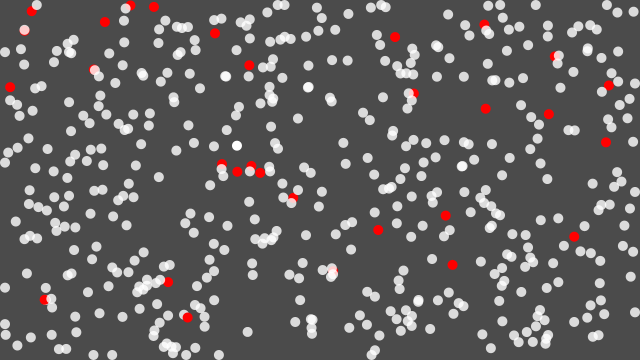
Frame 1 (no input)
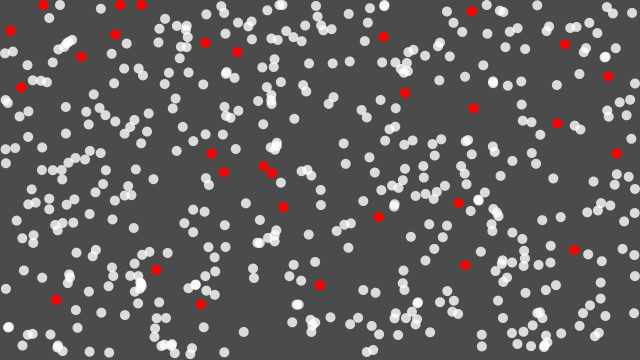
Frame 60 (the mouse pressed at the canvas centre just before this capture)
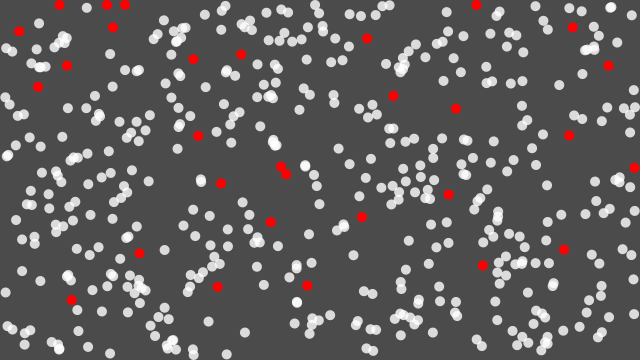
Frame 120 (the mouse held since frame 60 and released just before this capture)

The Processing sketch that drew these frames (run headless with seeded random() and noise(); from frame 60 on, the mouse is pressed at the canvas centre):

// Processing sketch: processing_130258
// ── processing_130258.pde

int numBalls = 500;
int numPreds = 30;
float spring = 0.05;
float gravity = 0.03;
float friction = -0.9;
float rand=0;
float dir=0;
int countb=0;
int countp=0;
int killcount=0;
int sgn(float f) {
  if (f > 0) return 1;
  if (f < 0) return -1;
  return 0;
} 

Animal[] prey = new Animal[numBalls];
Animal[] preds = new Animal[numPreds];

void setup() {
  size(640, 360);
    for (int i = 0; i < numPreds; i++) {
    preds[i] = new Animal(false, random(width), random(height), 10, i, preds);
  }
  for (int i = 0; i < numBalls; i++) {
    prey[i] = new Animal(true, random(width), random(height), 10, i, prey);
  }
  noStroke();
}

void draw() {
    background(75);
    
  for (int i = 0; i < numBalls; i++) {
    prey[i].move();
    prey[i].display(); 
    if(i<numPreds){
    fill(255,0,0);
    preds[i].move();
    preds[i].display();
    }
    for(int j=0;j<numPreds;j++){
    if(sqrt(sq(prey[i].x-preds[j].x)+sq(prey[i].y-preds[j].y))<20){
    if(sqrt(sq(prey[i].x-preds[j].x)+sq(prey[i].y-preds[j].y))<10){
      Animal temp;
      temp=prey[numBalls-1];
      prey[numBalls-1]=prey[i];
      prey[i]=temp;
      shorten(prey);
      numBalls=numBalls-1;
      killcount=killcount+1;
      killcount=killcount%5;
    }
    if((prey[i].x-preds[j].x<=0)&(prey[i].y-preds[j].y<=0)){
    prey[i].xdirection=prey[i].xdirection-.3;
    prey[i].ydirection=prey[i].ydirection-.3;
  }
    if((prey[i].x-preds[j].x>0)&(prey[i].y-preds[j].y<=0)){
     prey[i].xdirection=prey[i].xdirection;
    prey[i].ydirection=prey[i].ydirection-.3;
  }
    if((prey[i].x-preds[j].x<=0)&(prey[i].y-preds[j].y>0)){
     prey[i].xdirection=prey[i].xdirection-.3;
     prey[i].ydirection=prey[i].ydirection;
    }
    if((prey[i].x-preds[j].x>0)&(prey[i].y-preds[j].y>0)){
     prey[i].xdirection=prey[i].xdirection;
     prey[i].ydirection=prey[i].ydirection;
  }

    } 
    fill(255, 204);
    }
  }
  }

class Animal{
 
  float x,y;
  float xdirection=0;
  float ydirection=0;
  float diameter;
  float vx = 0;
  float vy = 0;
  Boolean Type;
  int id;
  Animal[] others;
 
  Animal(boolean type, float xin, float yin, float din, int idin, Animal[] oin) {
    x= xin;
    y = yin;
    diameter = din;
    id = idin;
    others = oin;
    Type=type;
  } 
  
  void move() {
  rand=random(0,8);
  dir=floor(rand);
  countb=countb+1;
  countp=countp+1;
  countp=countp%100;
  if(Type==false&(countp<90)){
  x = x + (xdirection);
  y = y + (ydirection);
  }
  else{
  countb=countb%4;
  x = x + (xdirection);
  y = y + (ydirection);
  if(countb!=0){
  xdirection=0;
  ydirection=0;
  if(dir==0){
    xdirection=xdirection-.3;
    ydirection=ydirection+.3;
  }
    if(dir==1){
    xdirection=xdirection;
    ydirection=ydirection+.3;
  }
    if(dir==2){
    xdirection=xdirection+.3;
    ydirection=ydirection+.3;
    }
    if(dir==3){
    xdirection=xdirection+.3;
    ydirection=ydirection;
  }
    if(dir==4){
    xdirection=xdirection+.3;
    ydirection=ydirection-.3;
  }
    if(dir==5){
    xdirection=xdirection;
    ydirection=ydirection-.3;
  }
    if(dir==6){
    xdirection=xdirection-.3;
    ydirection=ydirection-.3;
  }
    if(dir==7){
    xdirection=xdirection-.3;
    ydirection=ydirection;
  }
  }
  }


    if (x + diameter/2 > width) {
      x = width - diameter/2;
    }
    else if (x - diameter/2 < 0) {
      x = diameter/2;
    }
    if (y + diameter/2 > height) {
      y = height - diameter/2;
    } 
    else if (y - diameter/2 < 0) {
      y = diameter/2;
    }
  }
  
  void display() {
    ellipse(x, y, diameter, diameter);
  }
}
